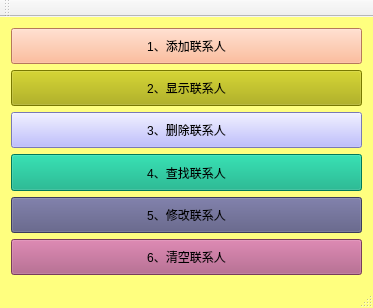
<?xml version="1.0" encoding="UTF-8"?>
<ui version="4.0">
 <class>MainWindow</class>
 <widget class="QMainWindow" name="MainWindow">
  <property name="geometry">
   <rect>
    <x>0</x>
    <y>0</y>
    <width>373</width>
    <height>308</height>
   </rect>
  </property>
  <property name="windowTitle">
   <string>MainWindow</string>
  </property>
  <property name="styleSheet">
   <string notr="true">#MainWindow {background-color: rgb(255, 255, 127);}</string>
  </property>
  <widget class="QWidget" name="centralWidget">
   <layout class="QGridLayout" name="gridLayout">
    <item row="0" column="0">
     <layout class="QVBoxLayout" name="verticalLayout">
      <item>
       <widget class="QPushButton" name="add">
        <property name="sizePolicy">
         <sizepolicy hsizetype="Preferred" vsizetype="Preferred">
          <horstretch>0</horstretch>
          <verstretch>0</verstretch>
         </sizepolicy>
        </property>
        <property name="styleSheet">
         <string notr="true">background-color: rgb(255, 170, 127);
</string>
        </property>
        <property name="text">
         <string>1、添加联系人</string>
        </property>
       </widget>
      </item>
      <item>
       <widget class="QPushButton" name="show">
        <property name="sizePolicy">
         <sizepolicy hsizetype="Preferred" vsizetype="Preferred">
          <horstretch>0</horstretch>
          <verstretch>0</verstretch>
         </sizepolicy>
        </property>
        <property name="styleSheet">
         <string notr="true">background-color: rgb(170, 170, 0);</string>
        </property>
        <property name="text">
         <string>2、显示联系人</string>
        </property>
       </widget>
      </item>
      <item>
       <widget class="QPushButton" name="remove">
        <property name="sizePolicy">
         <sizepolicy hsizetype="Preferred" vsizetype="Preferred">
          <horstretch>0</horstretch>
          <verstretch>0</verstretch>
         </sizepolicy>
        </property>
        <property name="styleSheet">
         <string notr="true">background-color: rgb(170, 170, 255);</string>
        </property>
        <property name="text">
         <string>3、删除联系人</string>
        </property>
       </widget>
      </item>
      <item>
       <widget class="QPushButton" name="seek">
        <property name="sizePolicy">
         <sizepolicy hsizetype="Preferred" vsizetype="Preferred">
          <horstretch>0</horstretch>
          <verstretch>0</verstretch>
         </sizepolicy>
        </property>
        <property name="styleSheet">
         <string notr="true">background-color: rgb(0, 170, 127);</string>
        </property>
        <property name="text">
         <string>4、查找联系人</string>
        </property>
       </widget>
      </item>
      <item>
       <widget class="QPushButton" name="change">
        <property name="sizePolicy">
         <sizepolicy hsizetype="Preferred" vsizetype="Preferred">
          <horstretch>0</horstretch>
          <verstretch>0</verstretch>
         </sizepolicy>
        </property>
        <property name="styleSheet">
         <string notr="true">background-color: rgb(85, 85, 127);</string>
        </property>
        <property name="text">
         <string>5、修改联系人</string>
        </property>
       </widget>
      </item>
      <item>
       <widget class="QPushButton" name="clear">
        <property name="sizePolicy">
         <sizepolicy hsizetype="Preferred" vsizetype="Preferred">
          <horstretch>0</horstretch>
          <verstretch>0</verstretch>
         </sizepolicy>
        </property>
        <property name="styleSheet">
         <string notr="true">background-color: rgb(170, 85, 127);</string>
        </property>
        <property name="text">
         <string>6、清空联系人</string>
        </property>
       </widget>
      </item>
     </layout>
    </item>
   </layout>
  </widget>
  <widget class="QMenuBar" name="menuBar">
   <property name="geometry">
    <rect>
     <x>0</x>
     <y>0</y>
     <width>373</width>
     <height>23</height>
    </rect>
   </property>
  </widget>
  <widget class="QToolBar" name="mainToolBar">
   <attribute name="toolBarArea">
    <enum>TopToolBarArea</enum>
   </attribute>
   <attribute name="toolBarBreak">
    <bool>false</bool>
   </attribute>
  </widget>
  <widget class="QStatusBar" name="statusBar"/>
 </widget>
 <layoutdefault spacing="6" margin="11"/>
 <resources/>
 <connections/>
</ui>
